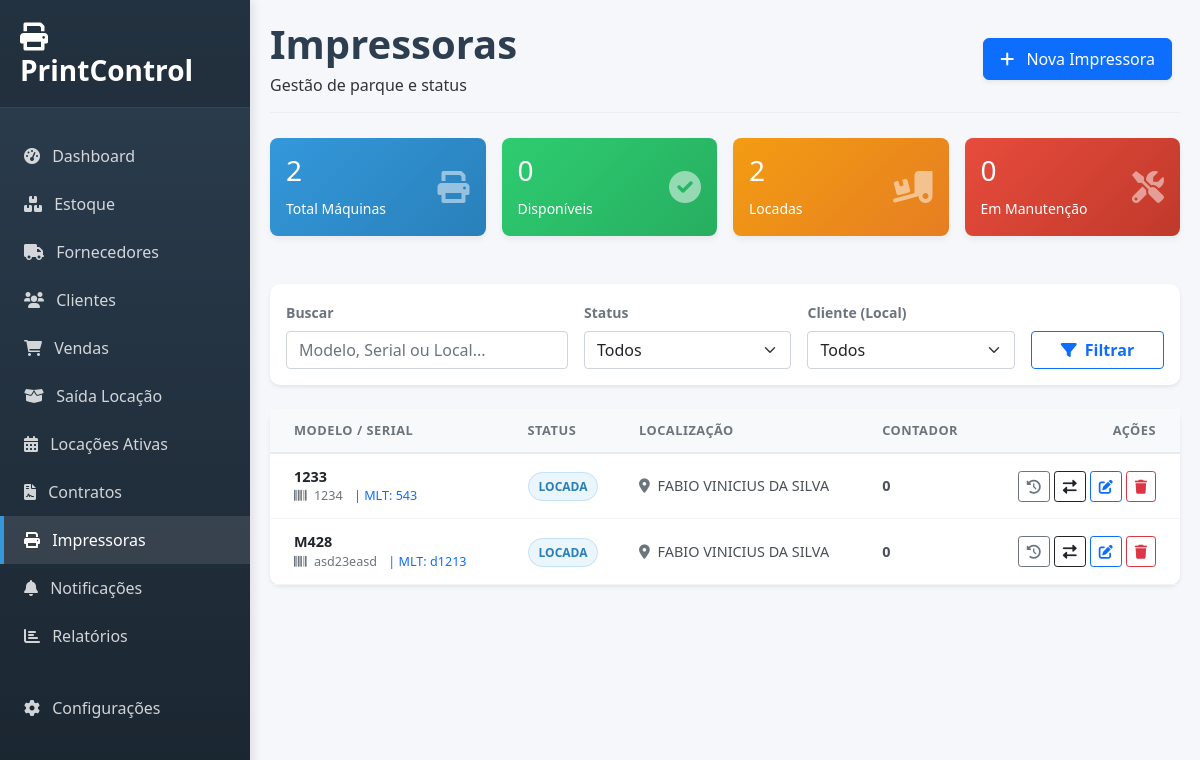
The app's page /impressoras, older data.
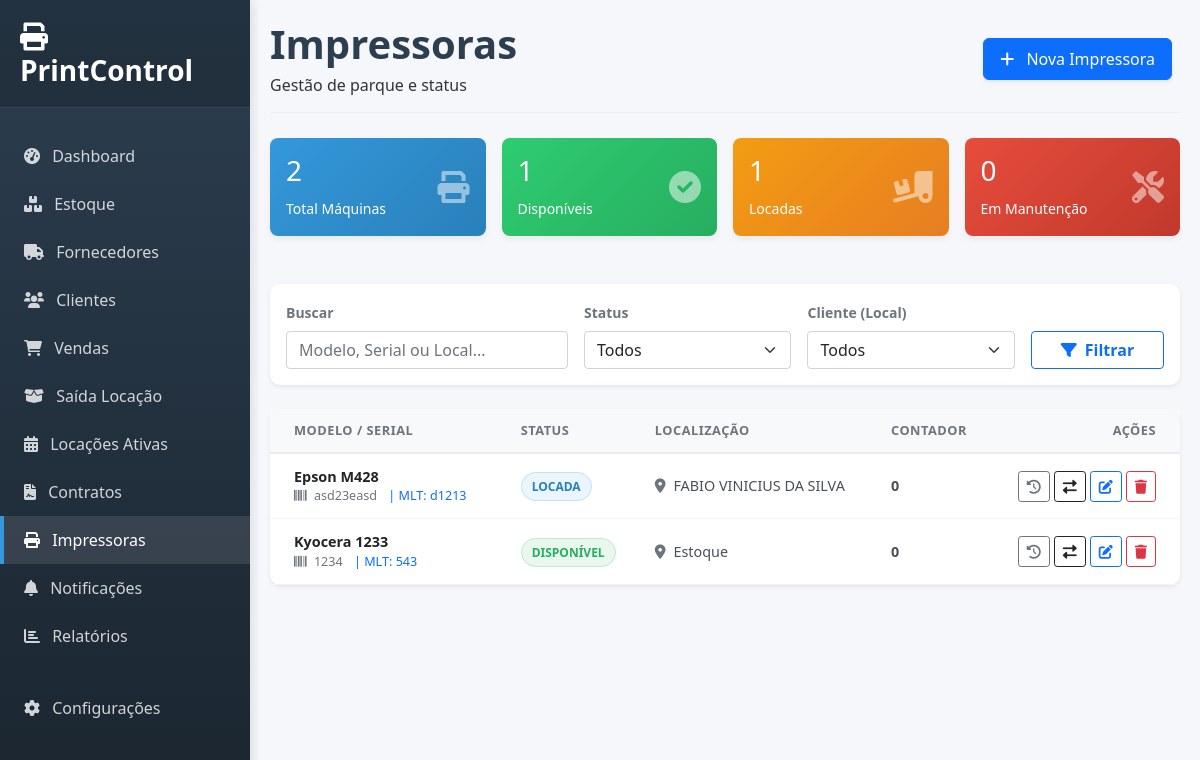
The same page, newer data.
### app.py (models this page shows)
class Impressora(db.Model):
    id = db.Column(db.Integer, primary_key=True)
    marca = db.Column(db.String(50))
    modelo = db.Column(db.String(100), nullable=False)
    serial = db.Column(db.String(50), unique=True)
    mlt = db.Column(db.String(50))
    contador = db.Column(db.Integer, default=0)
    status = db.Column(db.String(20), default='Disponível')
    localizacao = db.Column(db.String(100), default='Estoque')
    observacao = db.Column(db.Text)
    data_aquisicao = db.Column(db.Date)
    historico = db.relationship('MovimentacaoImpressora', backref='impressora', cascade="all, delete-orphan")
    manutencoes = db.relationship('Manutencao', backref='impressora', cascade="all, delete-orphan")
    logs_manutencao = db.relationship('LogManutencao', backref='impressora', cascade="all, delete-orphan")

### app.py (the view)
@app.route('/impressoras')
def impressoras():
    busca = request.args.get('busca')
    status = request.args.get('status')
    cliente_id = request.args.get('cliente_id')
    query = Impressora.query
    if busca:
        term = f"%{busca}%"
        query = query.filter((Impressora.marca.like(term)) | (Impressora.modelo.like(term)) | (Impressora.serial.like(term)) | (Impressora.mlt.like(term)) | (Impressora.localizacao.like(term)))
    if status and status != 'Todas': query = query.filter(Impressora.status == status)
    if cliente_id and cliente_id != 'Todos':
        cliente = Cliente.query.get(int(cliente_id))
        if cliente: query = query.filter(Impressora.localizacao == cliente.nome)
    impressoras = query.order_by(Impressora.modelo).all()
    clientes = Cliente.query.order_by(Cliente.nome).all()
    ultimas_movimentacoes = MovimentacaoImpressora.query.order_by(MovimentacaoImpressora.data.desc()).limit(20).all()
    total_geral = Impressora.query.count()
    disponiveis = Impressora.query.filter_by(status='Disponível').count()
    locadas = Impressora.query.filter_by(status='Locada').count()
    manutencao = Impressora.query.filter_by(status='Manutenção').count()
    return render_template('impressoras.html', impressoras=impressoras, clientes=clientes, ultimas_movimentacoes=ultimas_movimentacoes, total=total_geral, disponiveis=disponiveis, locadas=locadas, manutencao=manutencao, request=request)

### app.py (called while the page is built)
@app.context_processor
def utility_processor():
    try:
        config = Configuracao.query.first()
        if not config:
            config = Configuracao()
            db.session.add(config)
            db.session.commit()
        return dict(hoje=datetime.now(), config=config)
    except: return dict(hoje=datetime.now(), config=None)

### templates/impressoras.html (shortened to what this page needs)
{% extends "base.html" %}
{% block content %}
<div id="impressoras-page" class="page-content active">
    <div class="page-header">
        <div class="d-flex justify-content-between align-items-center">
            <div>
                <h1 class="page-title">Impressoras</h1>
                <p class="page-subtitle mb-0">Gestão de parque e status</p>
            </div>
            <div>
                <button class="btn btn-primary btn-action shadow-sm me-2" onclick="abrirModalNova()">
                    <i class="fas fa-plus me-2"></i> Nova Impressora
                </button>
            </div>
        </div>
    </div>
    <div class="row g-3 mb-4">
        <div class="col-md-3">
            <div class="card card-overview bg-gradient-info p-3">
                <div class="d-flex justify-content-between align-items-center">
                    <div><h3>{{ total }}</h3><small>Total Máquinas</small></div>
                    <i class="fas fa-print fa-2x opacity-50"></i>
                </div>
            </div>
        </div>
        <div class="col-md-3">
            <div class="card card-overview bg-gradient-success p-3">
                <div class="d-flex justify-content-between align-items-center">
                    <div><h3>{{ disponiveis }}</h3><small>Disponíveis</small></div>
                    <i class="fas fa-check-circle fa-2x opacity-50"></i>
                </div>
            </div>
        </div>
        <div class="col-md-3">
            <div class="card card-overview bg-gradient-warning p-3">
                <div class="d-flex justify-content-between align-items-center">
                    <div><h3>{{ locadas }}</h3><small>Locadas</small></div>
                    <i class="fas fa-truck-loading fa-2x opacity-50"></i>
                </div>
            </div>
        </div>
        <div class="col-md-3">
            <div class="card card-overview bg-gradient-danger p-3">
                <div class="d-flex justify-content-between align-items-center">
                    <div><h3>{{ manutencao }}</h3><small>Em Manutenção</small></div>
                    <i class="fas fa-tools fa-2x opacity-50"></i>
                </div>
            </div>
        </div>
    </div>
    <div class="card border-0 shadow-sm mb-4">
        <div class="card-body py-3">
            <form method="GET" action="{{ url_for('impressoras') }}" class="row g-3 align-items-end">
                <div class="col-md-4">
                    <label class="form-label small fw-bold text-muted">Buscar</label>
                    <input type="text" class="form-control" name="busca" placeholder="Modelo, Serial ou Local..." value="{{ request.args.get('busca', '') }}">
                </div>
                <div class="col-md-3">
                    <label class="form-label small fw-bold text-muted">Status</label>
                    <select class="form-select" name="status">
                        <option value="Todas">Todos</option>
                    </select>
                </div>
                <div class="col-md-3">
                    <label class="form-label small fw-bold text-muted">Cliente (Local)</label>
                    <select class="form-select" name="cliente_id">
                        <option value="Todos">Todos</option>
                    </select>
                </div>
                <div class="col-md-2">
                    <button type="submit" class="btn btn-outline-primary w-100 fw-bold"><i class="fas fa-filter me-2"></i>Filtrar</button>
                </div>
            </form>
        </div>
    </div>
    <div class="card border-0 shadow-sm">
        <div class="card-body p-0">
            <div class="table-responsive">
                <table class="table table-hover mb-0 align-middle">
                    <thead>
                        <tr>
                            <th class="ps-4">Modelo / Serial</th>
                            <th>Status</th>
                            <th>Localização</th>
                            <th>Contador</th>
                            <th class="text-end pe-4">Ações</th>
                        </tr>
                    </thead>
                    <tbody>
                        {% for imp in impressoras %}
                        <tr>
                            <td class="ps-4">
                                <div class="fw-bold text-dark">{{ imp.modelo }}</div>
                                <div class="text-muted small">
                                    <span class="me-2"><i class="fas fa-barcode me-1"></i> {{ imp.serial }}</span>
                                    {% if imp.mlt %}<span class="me-2 text-primary">| MLT: {{ imp.mlt }}</span>{% endif %}
                                </div>
                            </td>
                            <td>
                                {% if imp.status == 'Disponível' %} <span class="badge-status status-disp">Disponível</span>
                                {% elif imp.status == 'Locada' %} <span class="badge-status status-loc">Locada</span>
                                {% else %} <span class="badge-status status-manut">Manutenção</span> {% endif %}
                            </td>
                            <td><i class="fas fa-map-marker-alt text-muted me-1"></i> {{ imp.localizacao }}</td>
                            <td class="fw-bold">{{ imp.contador }}</td>
                            <td class="text-end pe-4">
                                <div class="d-flex justify-content-end gap-1">
                                    <button class="btn btn-sm btn-outline-secondary" onclick="abrirHistorico('{{ imp.id }}')" title="Histórico"><i class="fas fa-history"></i></button>
                                    <button class="btn btn-sm btn-outline-dark" onclick="abrirMovimentacao('{{ imp.id }}', '{{ imp.modelo }}', '{{ imp.contador }}', '{{ imp.status }}')" title="Movimentar"><i class="fas fa-exchange-alt"></i></button>
                                    <button class="btn btn-sm btn-outline-primary" onclick="abrirEdicao('{{ imp.id }}', '{{ imp.marca }}', '{{ imp.modelo }}', '{{ imp.serial }}', '{{ imp.mlt }}', '{{ imp.observacao }}')" title="Editar"><i class="fas fa-edit"></i></button>
                                    <a href="{{ url_for('excluir_impressora', id=imp.id) }}" class="btn btn-sm btn-outline-danger" onclick="return confirm('Excluir esta impressora?')" title="Excluir"><i class="fas fa-trash"></i></a>
                                </div>
                            </td>
                        </tr>
                        {% else %}
                        <tr><td colspan="5" class="text-center p-5 text-muted">Nenhuma impressora encontrada.</td></tr>
                        {% endfor %}
                    </tbody>
                </table>
            </div>
        </div>
    </div>
</div>
{% endblock %}

### templates/base.html (shortened to what this page needs)
<!DOCTYPE html>
<html lang="pt-br">
<head>
    <link href="https://cdn.jsdelivr.net/npm/bootstrap@5.1.3/dist/css/bootstrap.min.css" rel="stylesheet">
    <link href="https://cdnjs.cloudflare.com/ajax/libs/font-awesome/6.0.0/css/all.min.css" rel="stylesheet">
</head>
<body>
    <div class="sidebar">
        <div class="sidebar-brand">
            <h3 class="fw-bold m-0 text-white"><i class="fas fa-print me-2"></i> PrintControl</h3>
        </div>
        <div class="mt-4">
            <ul class="nav flex-column">
                <li class="nav-item">
                    <a class="nav-link {% if request.endpoint == 'index' %}active{% endif %}" href="{{ url_for('index') }}">
                        <i class="fas fa-tachometer-alt me-2"></i> Dashboard
                    </a>
                </li>
                <li class="nav-item">
                    <a class="nav-link {% if request.endpoint == 'estoque' %}active{% endif %}" href="{{ url_for('estoque') }}">
                        <i class="fas fa-boxes me-2"></i> Estoque
                    </a>
                </li>
                <li class="nav-item">
                    <a class="nav-link {% if request.endpoint == 'fornecedores' %}active{% endif %}" href="{{ url_for('fornecedores') }}">
                        <i class="fas fa-truck me-2"></i> Fornecedores
                    </a>
                </li>
                <li class="nav-item">
                    <a class="nav-link {% if request.endpoint == 'clientes' %}active{% endif %}" href="{{ url_for('clientes') }}">
                        <i class="fas fa-users me-2"></i> Clientes
                    </a>
                </li>
                <li class="nav-item">
                    <a class="nav-link {% if request.endpoint == 'vendas' %}active{% endif %}" href="{{ url_for('vendas') }}">
                            <i class="fas fa-shopping-cart me-2"></i> Vendas
                    </a>
                </li>
                <li class="nav-item">
                    <a class="nav-link {% if request.endpoint == 'saida_locacao' %}active{% endif %}" href="{{ url_for('saida_locacao') }}">
                        <i class="fas fa-box-open me-2"></i> Saída Locação
                    </a>
                </li>
                <li class="nav-item">
                    <a class="nav-link" href="#">
                        <i class="fas fa-calendar-alt me-2"></i> Locações Ativas
                    </a>
                </li>
                <li class="nav-item">
                    <a class="nav-link {% if request.endpoint == 'contratos' %}active{% endif %}" href="{{ url_for('contratos') }}">
                        <i class="fas fa-file-contract me-2"></i> Contratos
                    </a>
                </li>
                <li class="nav-item">
                    <a class="nav-link {% if request.endpoint == 'impressoras' %}active{% endif %}" href="{{ url_for('impressoras') }}">
                        <i class="fas fa-print me-2"></i> Impressoras
                    </a>
                </li>
                <li class="nav-item">
                    <a class="nav-link {% if request.endpoint == 'notificacoes' %}active{% endif %}" href="{{ url_for('notificacoes') }}">
                        <i class="fas fa-bell me-2"></i> Notificações
                    </a>
                </li>
                <li class="nav-item">
                    <a class="nav-link" href="#">
                        <i class="fas fa-chart-bar me-2"></i> Relatórios
                    </a>
                </li>
                <li class="nav-item mt-4">
                    <a class="nav-link {% if request.endpoint == 'configuracoes' %}active{% endif %}" href="{{ url_for('configuracoes') }}">
                        <i class="fas fa-cog me-2"></i> Configurações
                    </a>
                </li>
            </ul>
        </div>
    </div>
    <div class="main-content">
        {% block content %}{% endblock %}
    </div>
</body>
</html>

### templates/base.html (style rules this page uses)
:root { --primary-color: #2c3e50; --secondary-color: #3498db; --success-color: #27ae60; --warning-color: #f39c12; --danger-color: #e74c3c; --purple-color: #9b59b6; --light-color: #f8f9fa; }
body { font-family: 'Segoe UI', sans-serif; background-color: #f5f7fa; color: #333; }
.sidebar { background: linear-gradient(180deg, var(--primary-color) 0%, #1a252f 100%); min-height: 100vh; color: white; padding: 0; position: fixed; width: 250px; z-index: 1000; box-shadow: 3px 0 10px rgba(0, 0, 0, 0.1); }
.sidebar-brand { padding: 20px; background-color: rgba(0, 0, 0, 0.2); border-bottom: 1px solid rgba(255, 255, 255, 0.1); }
.sidebar .nav-link { color: rgba(255, 255, 255, 0.8); padding: 12px 20px; transition: all 0.3s; border-left: 4px solid transparent; }
.sidebar .nav-link:hover, .sidebar .nav-link.active { background-color: rgba(255, 255, 255, 0.1); border-left-color: var(--secondary-color); color: white; }
.main-content { margin-left: 250px; padding: 20px; }
.card { border-radius: 10px; border: none; box-shadow: 0 5px 15px rgba(0, 0, 0, 0.08); margin-bottom: 24px; }
.btn-action { border-radius: 6px; padding: 8px 16px; font-weight: 500; transition: all 0.3s; }
.page-header { margin-bottom: 25px; border-bottom: 1px solid #eee; padding-bottom: 15px; }

### templates/impressoras.html (style rules this page uses)
.page-title { color: #2C3E50 !important; font-family: 'Segoe UI', sans-serif; font-weight: 700; margin-bottom: 5px; }
.card-overview { border: none; border-radius: 8px; box-shadow: 0 4px 6px rgba(0,0,0,0.05); color: white; position: relative; overflow: hidden; }
.bg-gradient-info { background: linear-gradient(135deg, #3498db, #2980b9); }
.bg-gradient-success { background: linear-gradient(135deg, #2ecc71, #27ae60); }
.bg-gradient-warning { background: linear-gradient(135deg, #f39c12, #e67e22); }
.bg-gradient-danger { background: linear-gradient(135deg, #e74c3c, #c0392b); }
.table thead th { background-color: #f8f9fa; color: #6c757d; font-weight: 700; font-size: 0.8rem; border-bottom: 2px solid #e9ecef; border-top: none; padding: 12px 15px; text-transform: uppercase; letter-spacing: 0.5px; }
.table tbody td { vertical-align: middle; color: #495057; font-size: 0.9rem; padding: 12px 15px; border-bottom: 1px solid #f5f5f5; }
.badge-status { padding: 5px 10px; border-radius: 50px; font-size: 0.75rem; font-weight: 600; text-transform: uppercase; }
.status-disp { background-color: rgba(39, 174, 96, 0.1); color: #27ae60; border: 1px solid rgba(39, 174, 96, 0.2); }
.status-loc { background-color: rgba(52, 152, 219, 0.1); color: #2980b9; border: 1px solid rgba(52, 152, 219, 0.2); }

Row changes from the older to the newer data that the page shows:
changed Impressora "FABIO VINICIUS DA SILVA": modelo "M428" → "Epson M428"; moves up the list
changed Impressora: modelo "1233" → "Kyocera 1233"; localizacao "FABIO VINICIUS DA SILVA" → "Estoque"; status "LOCADA" → "DISPONÍVEL"
Text that changed along with them:
{{ disponiveis }}: "0" → "1"
{{ locadas }}: "2" → "1"
